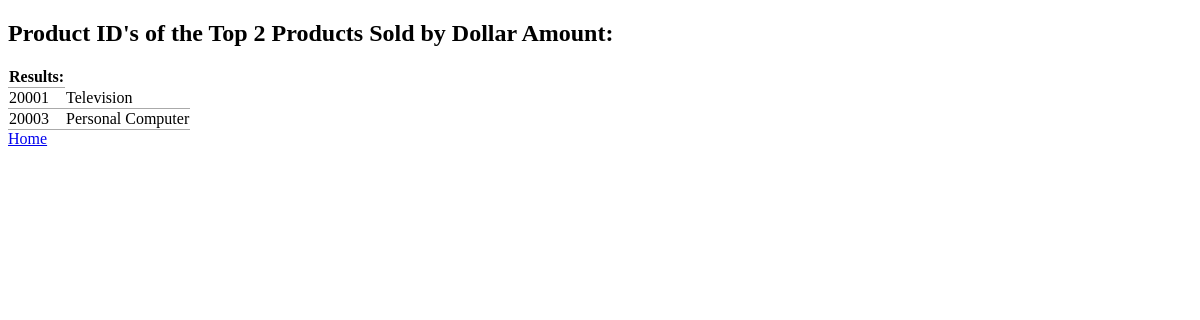
Before: /queryThree.php with the older database file.
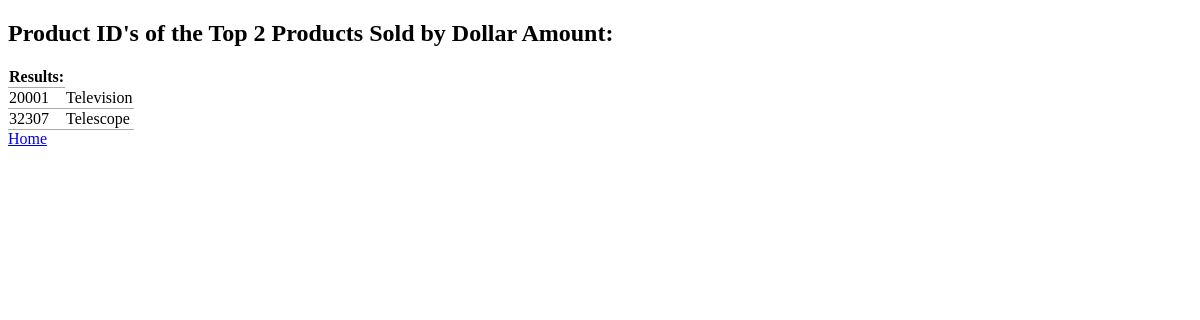
After: the same page with the newer database file.
### tables this page shows
CREATE TABLE product(
    manufacturer_id     INT(5) NOT NULL,
    item_id             INT(5) NOT NULL,
    package_id          INT(5) NOT NULL,
    quantity            INT(5),
    price               DECIMAL(5,2),
    product_name        VARCHAR(30),
    PRIMARY KEY (item_id)
  );

### common.php (called while the page is built)
<?php
function escape($html)
{
  return htmlspecialchars($html, ENT_QUOTES | ENT_SUBSTITUTE, "UTF-8");
}

### queryThree.php (the view)
<?php include "templates/header.php"; ?>
<?php
try
{
    require "config.php";
    require "common.php";
    $connection = new PDO($dsn, $username, $password, $options);
    $sql = "SELECT item_id, product_name, sum(quantity*price)
    FROM product
    GROUP BY item_id
    ORDER BY SUM(quantity * price) desc
    LIMIT 2";
    $statement = $connection->prepare($sql);
    $statement->execute();
    $result = $statement->fetchAll();
}
catch(PDOException $error)
{
    echo $sql . "<br>" . $error->getMessage();
}
?>
<?php
    if ($result && $statement->rowCount() > 0) { ?>
        <h2>Product ID's of the Top 2 Products Sold by Dollar Amount:</h2>
        <table>
            <thead>
                <tr>
                    <th>Results:</th>
                </tr>
            </thead>
            <tbody>
                <?php foreach ($result as $row) { ?>
                    <tr>
                        <td><?php echo escape($row["item_id"]); ?></td>
                        <td><?php echo escape($row["product_name"]); ?></td>
                    </tr>
                <?php } ?>
            </tbody>
        </table>
        <?php } else { ?>
            > No Items Found
        <?php } ?>
<?php include "templates/footer.php"; ?>

Changed rows visible on the page:
no longer on this page (row unchanged): product: item_id "20003", product_name "Personal Computer"
added product: item_id "32307", product_name "Telescope"
